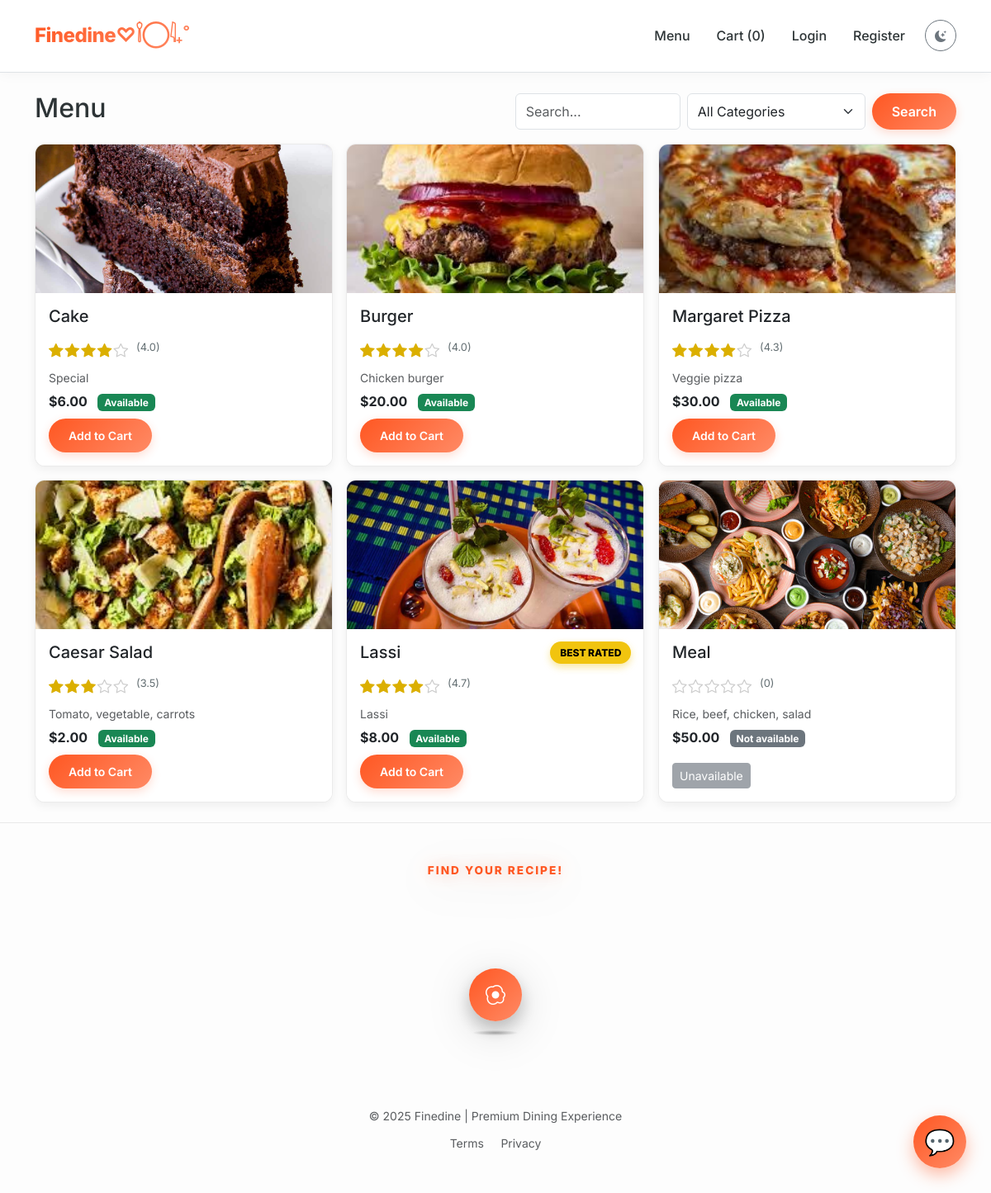
The page /menu on the database its author committed.
### models/models.py (models this page shows)
class MenuItem(db.Model):
    id = db.Column(db.Integer, primary_key=True)
    name = db.Column(db.String(150), nullable=False)
    price = db.Column(db.Float, nullable=False, default=0.0)
    category = db.Column(db.String(100), nullable=True)
    ingredients = db.Column(db.String(400), nullable=True)
    availability = db.Column(db.Boolean, default=True)
    image = db.Column(db.String(300), nullable=True)
    stock_quantity = db.Column(db.Integer, default=0)
    low_stock_threshold = db.Column(db.Integer, default=5)
    ratings = db.relationship('Rating', backref='menu_item', lazy=True, cascade="all, delete-orphan")
    def get_average_rating(self):
        if not self.ratings:
            return 0
        return round(sum(r.score for r in self.ratings) / len(self.ratings), 1)

### routes/main.py (the view)
@main_bp.route('/menu')
@cache.cached(timeout=300, key_prefix=make_cache_key, unless=has_flash_messages)
def menu():
    q = request.args.get('q', '').strip()
    cat = request.args.get('category', '').strip()
    query = MenuItem.query.options(db.joinedload(MenuItem.ratings))
    if q:
        query = query.filter(MenuItem.name.ilike(f'%{q}%'))
    if cat:
        query = query.filter_by(category=cat)
    items = query.all()
    cat_query = db.session.query(MenuItem.category).distinct().all()
    categories = sorted([c[0] or 'Uncategorized' for c in cat_query])
    return render_template('menu.html', items=items, categories=categories, q=q, cat=cat)

### app.py (called while the page is built)
@app.before_request
def refresh_user_session():
    if 'user_id' in session:
        user = User.query.get(session['user_id'])
        if user:
            session['role'] = user.role
            session['is_admin'] = (user.role == 'admin')
            session['username'] = user.username
        else:
            session.clear()

@app.context_processor
def inject_global_data():
    cart = session.get('cart', {})
    count = sum(cart.values()) if isinstance(cart, dict) else 0
    @cache.cached(timeout=300, key_prefix='best_rated_item_context')
    def get_best_rated_item():
        all_items = MenuItem.query.options(db.joinedload(MenuItem.ratings)).all()
        best_item = None
        max_avg = 0
        for it in all_items:
            ratings = it.ratings
            if not ratings:
                avg = 0
            else:
                avg = round(sum(r.score for r in ratings) / len(ratings), 1)
            if avg > max_avg:
                max_avg = avg
                best_item = it
        return best_item
    return dict(cart_count=count, best_rated_item=get_best_rated_item())

### routes/main.py (called while the page is built)
def make_cache_key():
    user_id = session.get('user_id', 'anon')
    return f"{request.path}:{user_id}:{request.query_string.decode('utf-8')}"

def has_flash_messages():
    return '_flashes' in session

### templates/menu.html (shortened to what this page needs)
{% extends 'base.html' %}
{% block content %}
<div class="d-flex align-items-center justify-content-between mb-3">
  <h2>Menu</h2>
  <form class="d-flex" method="get" action="{{ url_for('main.menu') }}">
    <input name="q" class="form-control me-2" placeholder="Search..." value="{{ q }}">
    <select class="form-select me-2" name="category">
      <option value="">All Categories</option>
    </select>
    <button class="btn btn-primary">Search</button>
  </form>
</div>
<div class="row g-3">
  {% for it in items %}
  <div class="col-md-4 animate-on-scroll" style="transition-delay: {{ loop.index0 * 50 }}ms">
    <div class="card card-shadow h-100">
      <div class="parallax-wrapper" style="height:180px;">
        <img
          src="{{ it.image and url_for('static', filename='uploads/' ~ it.image) or url_for('static', filename='img/placeholder.jpg') }}"
          class="card-img-top parallax-img" style="height:100%; object-fit:cover;" alt="{{ it.name }}">
      </div>
      <div class="card-body d-flex flex-column">
        <h5 class="card-title">{{ it.name }}</h5>
        <div class="star-rating" data-item-id="{{ it.id }}">
          {% set avg = it.get_average_rating() %}
          {% for i in range(1, 6) %}
          <i class="bi bi-star{{ '-fill' if i <= avg else '' }} {{ 'active' if i <= avg else '' }}"
            onclick="rateItem({{ it.id }}, {{ i }})"></i>
          {% endfor %}
          <span class="rating-text">({{ avg }})</span>
        </div>
        <p class="card-text small text-muted mb-1">{{ it.ingredients or '' }}</p>
        <p class="mb-2"><strong>${{ '%.2f'|format(it.price) }}</strong>
          {% if best_rated_item and best_rated_item.id == it.id %}
          <span class="best-rated-badge">Best Rated</span>
          {% endif %}
          <span class="badge bg-{{ 'success' if it.availability else 'secondary' }} ms-2">{{ 'Available' if
            it.availability
            else 'Not available' }}</span>
        </p>
        <div class="mt-auto">
          {% if it.availability %}
          <a href="javascript:void(0);" onclick="addToCart({{ it.id }}, this)" class="btn btn-sm btn-primary">Add to
            Cart</a>
          {% else %}
          <button class="btn btn-sm btn-secondary" disabled>Unavailable</button>
          {% endif %}
        </div>
      </div>
    </div>
  </div>
  {% else %}
  <div class="col-12">
    <p class="text-muted">No items found.</p>
  </div>
  {% endfor %}
</div>
{% endblock %}

### static/css/main.css (style rules this page uses)
:root { --primary-color: #ff5722; --primary-hover: #e64a19; --secondary-color: #2d3436; --accent-color: #ff9f43; --background-bg: #fdfdfd; --card-bg: #ffffff; --text-main: #2d3436; --text-muted: #636e72; --primary-gradient: linear-gradient(135deg, #ff5722 0%, #ff8a65 100%); --hero-gradient: linear-gradient(120deg, rgba(255, 87, 34, 0.9), rgba(255, 159, 67, 0.9)); --shadow-sm: 0 4px 12px rgba(0, 0, 0, 0.06); --shadow-md: 0 10px 25px rgba(0, 0, 0, 0.1); --shadow-lg: 0 20px 50px rgba(0, 0, 0, 0.15); --radius-md: 12px; --radius-lg: 20px; --radius-pill: 50px; --transition-fast: 0.2s cubic-bezier(0.25, 0.46, 0.45, 0.94); --transition-smooth: 0.4s cubic-bezier(0.165, 0.84, 0.44, 1); --transition-premium: 0.6s cubic-bezier(0.22, 1, 0.36, 1); }
body { font-family: 'Inter', system-ui, -apple-system, sans-serif; background-color: var(--background-bg); color: var(--text-main); line-height: 1.6; -webkit-font-smoothing: antialiased; transition: background-color 0.3s ease, color 0.3s ease; }
.animate-on-scroll { opacity: 0; transform: translateY(20px); transition: opacity 0.6s ease-out, transform 0.6s ease-out; }
.animate-on-scroll.is-visible { opacity: 1; transform: translateY(0); }
.parallax-wrapper { position: relative; overflow: hidden; width: 100%; }
.btn-primary { background: var(--primary-gradient); border: none; border-radius: var(--radius-pill); padding: 10px 24px; font-weight: 600; box-shadow: 0 4px 12px rgba(255, 87, 34, 0.2); transition: transform var(--transition-fast), box-shadow var(--transition-fast); }
.card-shadow { position: relative; z-index: 5; border: 1px solid rgba(0, 0, 0, 0.08); border-radius: var(--radius-md); background: var(--card-bg); box-shadow: var(--shadow-sm); transition: transform 0.1s ease-out, box-shadow 0.2s ease; overflow: hidden; transform: translateZ(0); will-change: transform; }
.card-body { position: relative; z-index: 5; background: var(--card-bg); }
.parallax-img { transition: transform 0.1s ease-out; }
.star-rating { display: flex; gap: 2px; margin: 8px 0; }
.star-rating i { cursor: pointer; font-size: 1.1rem; color: #cccccc; transition: color 0.2s ease, transform 0.2s ease; }
.star-rating i.active { color: #dbaf00; }
.rating-text { font-size: 0.8rem; color: var(--text-muted); margin-left: 8px; }
.best-rated-badge { position: absolute; top: 15px; right: 15px; background: #f1c40f; color: #000; padding: 4px 12px; border-radius: var(--radius-pill); font-size: 0.75rem; font-weight: 800; text-transform: uppercase; z-index: 10; box-shadow: 0 4px 10px rgba(241, 196, 15, 0.4); animation: pulseBest 2s infinite; }

### rows shown on the page
MenuItem: image (picture), name "Cake", avg "4.0", ingredients "Special", price "6.00", availability "Available"
MenuItem: image (picture), name "Burger", avg "4.0", ingredients "Chicken burger", price "20.00", availability "Available"
MenuItem: image (picture), name "Margaret Pizza", avg "4.3", ingredients "Veggie pizza", price "30.00", availability "Available"
MenuItem: image (picture), name "Caesar Salad", avg "3.5", ingredients "Tomato, vegetable, carrots", price "2.00", availability "Available"
MenuItem: image (picture), name "Lassi", avg "4.7", ingredients "Lassi", price "8.00", shows "BEST RATED", availability "Available"
MenuItem: image (picture), name "Meal", availability "0", ingredients "Rice, beef, chicken, salad", price "50.00", availability "Not available", shows "Unavailable"

### other values the page prints
{{ cart_count }} "0"
